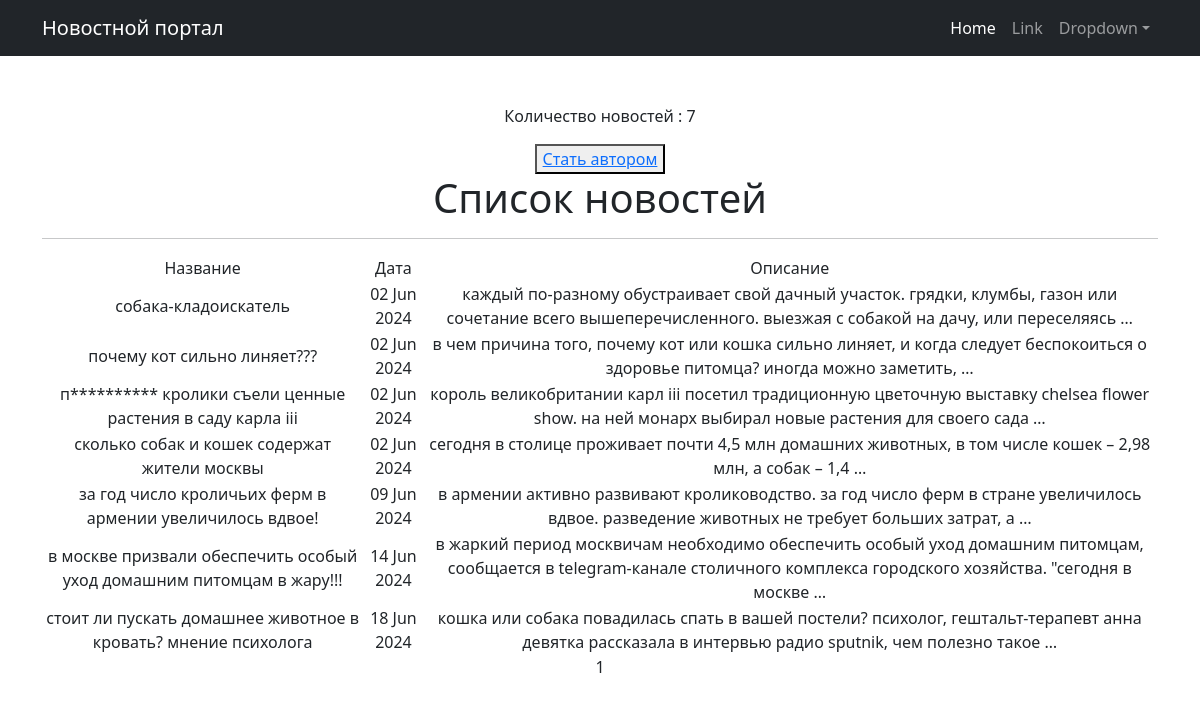
Page /post/ on the committed database.
### news/models.py (models this page shows, shortened)
class Post(models.Model):
    article = 'AR'
    news = 'NW'
    TYPES = [
        (article, 'Статья'),
        (news, 'Новость')
    ]
    author = models.ForeignKey(Author, on_delete= models.CASCADE)
    type_post = models.CharField(max_length=2, choices= TYPES, default= news)
    date_post = models.DateTimeField(auto_now_add= True)
    categories_post = models.ManyToManyField(Category, through= 'PostCategory')
    name_post = models.CharField(max_length=255)
    text_post = models.TextField()
    rating_post = models.SmallIntegerField(default= 0)
    class Meta:
        verbose_name = 'Пост'
        verbose_name_plural = 'Посты'

### news/views.py (the view)
# urls.py: path('post/', PostList.as_view(), name='post_list'),
class PostList(ListView):
    model = Post
    ordering = 'date_post'
    context_object_name = 'posts'
    template_name = 'news_list.html'
    paginate_by = 10
    def get_context_data(self, **kwargs):
        context = super().get_context_data(**kwargs)
        context['Is_not_author'] = not self.request.user.groups.filter(name='authors').exists()
        return context

### news/templatetags/custom_filters.py (called while the page is built)
@register.filter()
def censor(value):
    if type(value) == str:
        value = value.lower().split()
        for i, word in enumerate(value):
            if word in words:
                value[i] = word[0] + '*' * len(word[1:])
        return ' '.join(value)

### templates/news_list.html (shortened to what this page needs)
{% extends 'flatpages/default.html' %}
{% load custom_filters %}
{% load custom_tags %}
{% block content %}
<p>Количество новостей : {{ posts|length }}</p>
    {% if Is_not_author %}
     <button><a href="{% url 'author_now' %}">Стать автором</a></button>
    {% endif %}
<h1> Список новостей </h1> <hr>
<table>
    <tr>
        <td>Название</td>
        <td>Дата</td>
        <td>Описание</td>
    </tr>
    {% for i in posts %}
    <tr>
        <td>{{ i.name_post|censor }}</td>
        <td>{{ i.date_post|date:'d M Y' }}</td>
        <td>{{ i.text_post|truncatewords:20|censor }}</td>
        <td>
        </td>
    </tr>
    {% endfor %}
</table>
   {{ page_obj.number }}
{% endblock content %}

### rows in the picture
Post: name_post|censor "собака-кладоискатель", date_post "02 Jun 2024", text_post|censor "каждый по-разному обустраивает свой дачный участок. грядки, клумбы, газон или сочетание всего вышеперечисленного. выезжая с собакой на дачу, или переселяясь …"
Post: name_post|censor "почему кот сильно линяет???", date_post "02 Jun 2024", text_post|censor "в чем причина того, почему кот или кошка сильно линяет, и когда следует беспокоиться о здоровье питомца? иногда можно заметить, …"
Post: name_post|censor "п********** кролики съели ценные растения в саду карла iii", date_post "02 Jun 2024", text_post|censor "король великобритании карл iii посетил традиционную цветочную выставку chelsea flower show. на ней монарх выбирал новые растения для своего сада …"
Post: name_post|censor "сколько собак и кошек содержат жители москвы", date_post "02 Jun 2024", text_post|censor "сегодня в столице проживает почти 4,5 млн домашних животных, в том числе кошек – 2,98 млн, а собак – 1,4 …"
Post: name_post|censor "за год число кроличьих ферм в армении увеличилось вдвое!", date_post "09 Jun 2024", text_post|censor "в армении активно развивают кролиководство. за год число ферм в стране увеличилось вдвое. разведение животных не требует больших затрат, а …"
Post: name_post|censor "в москве призвали обеспечить особый уход домашним питомцам в жару!!!", date_post "14 Jun 2024", text_post|censor "в жаркий период москвичам необходимо обеспечить особый уход домашним питомцам, сообщается в telegram-канале столичного комплекса городского хозяйства. \"сегодня в москве …"
Post: name_post|censor "стоит ли пускать домашнее животное в кровать? мнение психолога", date_post "18 Jun 2024", text_post|censor "кошка или собака повадилась спать в вашей постели? психолог, гештальт-терапевт анна девятка рассказала в интервью радио sputnik, чем полезно такое …"

### other values in the picture
{{ posts|length }} "7"
{{ page_obj.number }} "1"
